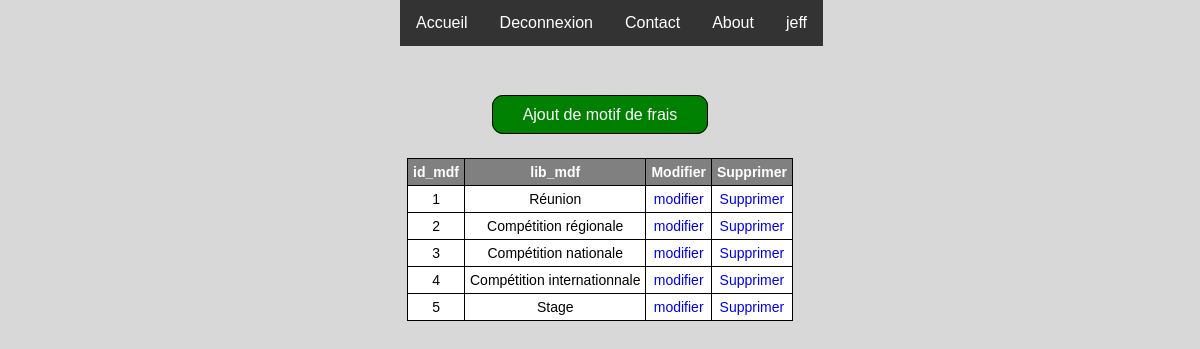
Screenshot of /gestion/gestion_motif_de_frais.php (signed in) with the database file from the repository.
### tables this page shows
CREATE TABLE `motif_de_frais` (
  `id_mdf` int(11) NOT NULL,
  `lib_mdf` varchar(50) NOT NULL
);

### DAO/DAO.php (called while the page is built, shortened)
<?php
class DAO {
  function __construct() {
    $dsn = 'mysql:host=' . DB_HOST . ';dbname=' . DB_NAME;
    try {
      $pdo = new PDO($dsn, DB_USER, DB_PASSWORD, array(PDO::MYSQL_ATTR_INIT_COMMAND => "SET NAMES utf8"));
      $pdo->setAttribute(PDO::ATTR_ERRMODE, PDO::ERRMODE_EXCEPTION);
    } catch (PDOException $e) {
      throw new Exception("Erreur lors de la connexion : " . $e->getMessage());
    }
    $this->pdo = $pdo;
  }
}

### DAO/Motif_fraisDAO.php (called while the page is built, shortened)
<?php
require_once('DAO.php');
require_once('Motif_frais.php');
Class Motif_fraisDAO extends DAO {
    public function findAll() {
        $sql = "SELECT * FROM motif_de_frais";
        try {
            $sth = $this->pdo->prepare($sql);
            $sth->execute();
            $rows = $sth->fetchAll(PDO::FETCH_ASSOC);
        } catch (PDOException $e) {
            throw new Exception("Erreur lors de la requête SQL : " . $e->getMessage());
        }
        $motif_frais = array();
        foreach ($rows as $row) {
            $motif_frais[] = new Motif_frais($row);
        }
        return $motif_frais;
    }
}

### DAO/Motif_frais.php (called while the page is built, shortened)
<?php
class Motif_frais {
    private $id_mdf;
    private $lib_mdf;
    public function __construct(array $row) {
        $this->id_mdf = $row['id_mdf'];
        $this->lib_mdf = $row['lib_mdf'];
    }
    public function get_id_mdf() {
        return $this->id_mdf;
    }
    public function get_lib_mdf() {
        return $this->lib_mdf;
    }
}

### gestion/gestion_motif_de_frais.php (the view, shortened to what this page needs)
<?php
if($_SESSION['id_type_util'] == 1) {
?>
<!DOCTYPE html>
<html lang="fr">
<head>
  <link rel="stylesheet" href="../css/styles.css" type="text/css" />
</head>
<body>
<div class="menu">
    <ul>
    <li><a  href="../index">Accueil</a></li>
    <?php if(!isset($_SESSION['email_util'])) { ?>
    <li><a class="active" href="../connexion">Connexion</a></li>
    <?php }else{ ?>
    <li><a href="../deconnexion">Deconnexion</a></li>
    <?php } ?>
    <li><a href="../#contact">Contact</a></li>
    <li><a  href="../#about">About</a></li>
    <?php if(isset($_SESSION['email_util'])) { ?>
    <li><a href="../profil?mail=<?php echo $_SESSION['email_util'] ?>"><?php echo $_SESSION['prenom_util']; ?></a></li>
    <?php } ?>
    </ul>
    </div>
<?php
$dao = new Motif_fraisDAO();
$motif_frais = $dao->findAll();
?>
<br><br><br><br><br>
<center>
<p><a class='lien' href="../ajouter_motif_de_frais">Ajout de motif de frais</a></p>
<br>
<table>
<tr><th>id_mdf</th><th>lib_mdf</th><th>Modifier</th><th>Supprimer</th></tr>
<?php
foreach ($motif_frais as $motif_frais) {
    echo "<tr>";
    echo "<td>".$motif_frais->get_id_mdf()."</td>";
    echo "<td>".$motif_frais->get_lib_mdf()."</td>";
    echo "<td><a href='modification_motif_de_frais?id_mdf=".$motif_frais->get_id_mdf()."'>modifier</a></td>";
    echo "<td><a href='désactiver_motif_de_frais?id_mdf=".$motif_frais->get_id_mdf()."'>Supprimer</td>";
    echo "</tr>";
}
?>
</table>
<?php
}else{
    header('location: ../profil?mail='.$_SESSION['email_util'].'');
}
?>
</center>
</body>
</html>

### css/styles.css (style rules this page uses)
body { margin:0; }
body { background: #d8d8d8; font-family: Verdana, Geneva, sans-serif; }
.menu { margin: 0 auto; width: 400px; }
a:link { text-decoration: none; }
.menu ul { list-style-type: none; margin: 0; padding: 0; overflow: hidden; background-color: #333; position: fixed; top: 0; }
.menu li { float: left; }
.menu li a { display: block; color: white; text-align: center; padding: 14px 16px; text-decoration: none; }
table, th, td { border-style: solid; border-width: 1px; border-color: black; border-collapse: collapse; }
th,td { font-family: Verdana, Geneva, sans-serif; font-size : 14px; padding: 5px; text-align:center; }
th { background-color: grey; color: white; }
td { background-color: white; color: black; }
.lien { border: 1px solid #000; padding: 10px 30px; margin-block-end: auto; background: green; color: white; font-family: Montserrat,sans-serif; text-decoration: none; -webkit-border-radius: 11px; -moz-border-radius: 11px; border-radius: 11px; margin-block-end: 5px; }

### rows the page displays
motif_de_frais: id_mdf "1", lib_mdf "Réunion"
motif_de_frais: id_mdf "2", lib_mdf "Compétition régionale"
motif_de_frais: id_mdf "3", lib_mdf "Compétition nationale"
motif_de_frais: id_mdf "4", lib_mdf "Compétition internationnale"
motif_de_frais: id_mdf "5", lib_mdf "Stage"

### other values shown
$_SESSION['prenom_util'] "jeff"
